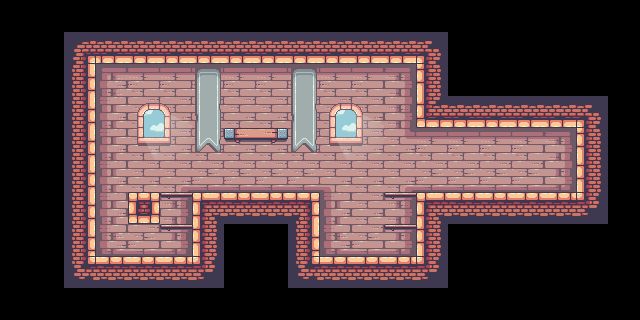

Rendered tile map (Tiled .tmx) drawn with the repository's tilesets; below, a short description and the map source with its tile grids summarised:
An orthogonal 20x10 tile map with 32x32 px tiles, 3 tile layers (background, decoration, foreground), 2 tilesets and 3 objects (2x enemy_spawn, player_spawn).

<map version="1.2" tiledversion="1.2.5" orientation="orthogonal" renderorder="right-down" width="20" height="10" tilewidth="32" tileheight="32" infinite="0" nextlayerid="8" nextobjectid="4">
 <tileset firstgid="1" name="terrain" tilewidth="32" tileheight="32" tilecount="247" columns="19">
  <image source="../img/tileset/terrain.png" width="608" height="416" />
 </tileset>
 <tileset firstgid="248" name="decoration" tilewidth="32" tileheight="32" tilecount="42" columns="7">
  <image source="../img/tileset/decoration.png" width="224" height="192" />
 </tileset>
 <layer id="2" name="background" width="20" height="10">
  <data>[200 cells, 61 non-empty, 12 distinct tile ids]</data>
 </layer>
 <layer id="5" name="decoration" width="20" height="10">
  <data>[200 cells, 20 non-empty, 10 distinct tile ids]</data>
 </layer>
 <layer id="1" name="foreground" width="20" height="10">
  <data>[200 cells, 51 non-empty, 12 distinct tile ids]</data>
 </layer>
 <objectgroup color="#996633" id="7" name="objects">
  <object id="1" name="player_spawn" x="528" y="178">
   <point />
  </object>
  <object id="2" name="enemy_spawn" x="113.197" y="242.959">
   <point />
  </object>
  <object id="3" name="enemy_spawn" x="265.922" y="114.208">
   <point />
  </object>
 </objectgroup>
</map>
